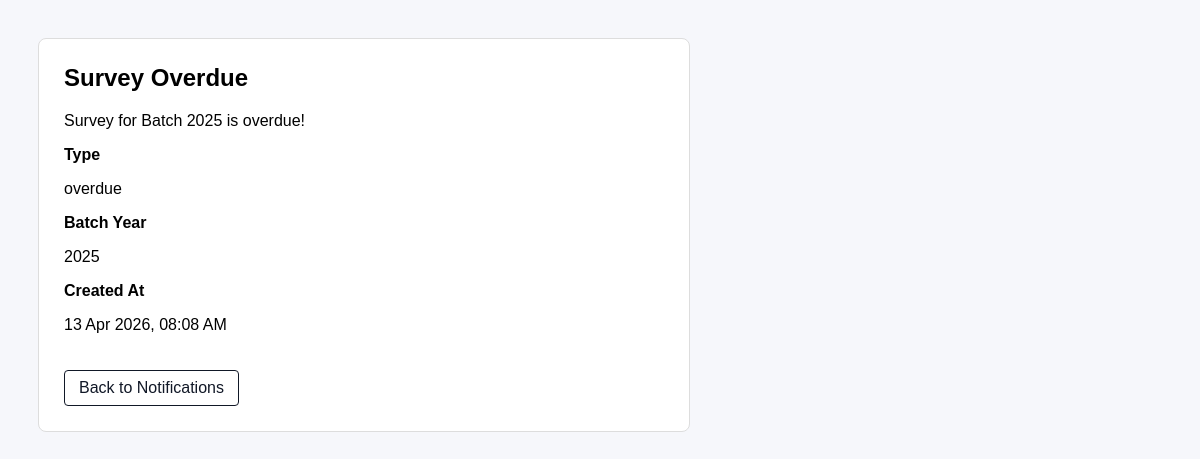
Screenshot of /view_notification.php?id=24 (signed in) with the database file from the repository.
### tables this page shows
CREATE TABLE `notifications` (
  `notification_id` int(11) NOT NULL,
  `user_id` int(11) DEFAULT NULL,
  `title` varchar(255) NOT NULL,
  `message` text NOT NULL,
  `type` enum('pending','overdue','completed','alert','system') NOT NULL,
  `related_survey_id` int(11) DEFAULT NULL,
  `batch_year` int(11) DEFAULT NULL,
  `is_read` tinyint(1) DEFAULT 0,
  `created_at` timestamp NOT NULL DEFAULT current_timestamp()
);

### view_notification.php (the view, shortened to what this page needs)
<?php
require_once "db.php";
$admin_id = $_SESSION['user_id'];
$id = $_GET['id'];
$stmt = $pdo->prepare("
    SELECT * FROM notifications
    WHERE notification_id = ? AND user_id = ?
");
$stmt->execute([$id,$admin_id]);
$notification = $stmt->fetch(PDO::FETCH_ASSOC);
?>
<!DOCTYPE html>
<html>
<head>
</head>
<body>
<div class="box">
<h2><?= htmlspecialchars($notification['title']) ?></h2>
<p><?= htmlspecialchars($notification['message']) ?></p>
<div class="label">Type</div>
<p><?= $notification['type'] ?></p>
<?php if($notification['batch_year']) : ?>
<div class="label">Batch Year</div>
<p><?= $notification['batch_year'] ?></p>
<?php endif; ?>
<div class="label">Created At</div>
<p><?= date("d M Y, h:i A", strtotime($notification['created_at'])) ?></p>
<a href="notifications.php" class="back">Back to Notifications</a>
</div>
</body>
</html>

### view_notification.php (style rules this page uses)
body { font-family:Arial; background:#f6f7fb; padding:30px; }
.box { background:white; padding:25px; border-radius:8px; border:1px solid #ddd; max-width:600px; }
h2 { margin-top:0; }
.label { font-weight:bold; margin-top:10px; }
.back { display:inline-block; margin-top:20px; padding:8px 14px; border:1px solid #111827; text-decoration:none; color:#111827; border-radius:4px; }

### rows the page displays
notifications: title "Survey Overdue", message "Survey for Batch 2025 is overdue!", type "overdue", batch_year "2025", created_at "13 Apr 2026, 08:08 AM"
